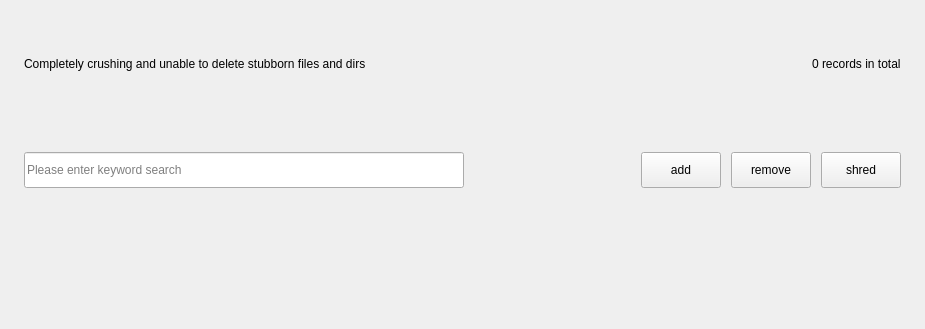
<?xml version="1.0" encoding="UTF-8"?>
<ui version="4.0">
 <class>FileShredPage</class>
 <widget class="QWidget" name="FileShredPage">
  <property name="geometry">
   <rect>
    <x>0</x>
    <y>0</y>
    <width>925</width>
    <height>329</height>
   </rect>
  </property>
  <property name="windowTitle">
   <string>Form</string>
  </property>
  <layout class="QVBoxLayout" name="verticalLayout">
   <property name="spacing">
    <number>10</number>
   </property>
   <property name="leftMargin">
    <number>24</number>
   </property>
   <property name="topMargin">
    <number>16</number>
   </property>
   <property name="rightMargin">
    <number>0</number>
   </property>
   <property name="bottomMargin">
    <number>4</number>
   </property>
   <item>
    <layout class="QHBoxLayout" name="horizontalLayout">
     <property name="rightMargin">
      <number>24</number>
     </property>
     <item>
      <widget class="QLabel" name="label">
       <property name="minimumSize">
        <size>
         <width>420</width>
         <height>0</height>
        </size>
       </property>
       <property name="text">
        <string>Completely crushing and unable to delete stubborn files and dirs</string>
       </property>
      </widget>
     </item>
     <item>
      <spacer name="horizontalSpacer">
       <property name="orientation">
        <enum>Qt::Horizontal</enum>
       </property>
       <property name="sizeHint" stdset="0">
        <size>
         <width>40</width>
         <height>20</height>
        </size>
       </property>
      </spacer>
     </item>
     <item>
      <widget class="QLabel" name="m_tips">
       <property name="text">
        <string>0 records in total</string>
       </property>
      </widget>
     </item>
    </layout>
   </item>
   <item>
    <widget class="QWidget" name="m_controlLine" native="true">
     <layout class="QHBoxLayout" name="horizontalLayout_3">
      <property name="spacing">
       <number>10</number>
      </property>
      <property name="leftMargin">
       <number>0</number>
      </property>
      <property name="topMargin">
       <number>0</number>
      </property>
      <property name="rightMargin">
       <number>24</number>
      </property>
      <property name="bottomMargin">
       <number>0</number>
      </property>
      <item>
       <widget class="QLineEdit" name="m_search">
        <property name="sizePolicy">
         <sizepolicy hsizetype="Fixed" vsizetype="Fixed">
          <horstretch>0</horstretch>
          <verstretch>0</verstretch>
         </sizepolicy>
        </property>
        <property name="minimumSize">
         <size>
          <width>440</width>
          <height>36</height>
         </size>
        </property>
        <property name="maximumSize">
         <size>
          <width>440</width>
          <height>36</height>
         </size>
        </property>
        <property name="placeholderText">
         <string>Please enter keyword search</string>
        </property>
       </widget>
      </item>
      <item>
       <spacer name="spacer_2">
        <property name="orientation">
         <enum>Qt::Horizontal</enum>
        </property>
        <property name="sizeHint" stdset="0">
         <size>
          <width>40</width>
          <height>20</height>
         </size>
        </property>
       </spacer>
      </item>
      <item>
       <widget class="QPushButton" name="m_add">
        <property name="sizePolicy">
         <sizepolicy hsizetype="Fixed" vsizetype="Fixed">
          <horstretch>0</horstretch>
          <verstretch>0</verstretch>
         </sizepolicy>
        </property>
        <property name="minimumSize">
         <size>
          <width>72</width>
          <height>36</height>
         </size>
        </property>
        <property name="text">
         <string>add</string>
        </property>
       </widget>
      </item>
      <item>
       <widget class="QPushButton" name="m_remove">
        <property name="sizePolicy">
         <sizepolicy hsizetype="Fixed" vsizetype="Fixed">
          <horstretch>0</horstretch>
          <verstretch>0</verstretch>
         </sizepolicy>
        </property>
        <property name="minimumSize">
         <size>
          <width>72</width>
          <height>36</height>
         </size>
        </property>
        <property name="text">
         <string>remove</string>
        </property>
       </widget>
      </item>
      <item>
       <widget class="QPushButton" name="m_shred">
        <property name="sizePolicy">
         <sizepolicy hsizetype="Fixed" vsizetype="Fixed">
          <horstretch>0</horstretch>
          <verstretch>0</verstretch>
         </sizepolicy>
        </property>
        <property name="minimumSize">
         <size>
          <width>72</width>
          <height>36</height>
         </size>
        </property>
        <property name="text">
         <string>shred</string>
        </property>
       </widget>
      </item>
     </layout>
    </widget>
   </item>
   <item>
    <widget class="KS::ToolBox::FileShredTable" name="m_table" native="true"/>
   </item>
  </layout>
 </widget>
 <customwidgets>
  <customwidget>
   <class>KS::ToolBox::FileShredTable</class>
   <extends>QWidget</extends>
   <header>plugins/ui/tool-box/file-shred/file-shred-table.h</header>
   <container>1</container>
  </customwidget>
 </customwidgets>
 <resources/>
 <connections/>
</ui>
